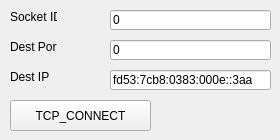
         <widget class="QWidget" name="tab_5">
          <attribute name="title">
           <string>TCP Connect</string>
          </attribute>
          <widget class="QLabel" name="label_19">
           <property name="geometry">
            <rect>
             <x>10</x>
             <y>10</y>
             <width>47</width>
             <height>13</height>
            </rect>
           </property>
           <property name="text">
            <string>Socket ID</string>
           </property>
          </widget>
          <widget class="QLabel" name="label_20">
           <property name="geometry">
            <rect>
             <x>10</x>
             <y>40</y>
             <width>47</width>
             <height>13</height>
            </rect>
           </property>
           <property name="text">
            <string>Dest Port</string>
           </property>
          </widget>
          <widget class="QLabel" name="label_21">
           <property name="geometry">
            <rect>
             <x>10</x>
             <y>70</y>
             <width>47</width>
             <height>13</height>
            </rect>
           </property>
           <property name="text">
            <string>Dest IP</string>
           </property>
          </widget>
          <widget class="QPushButton" name="Button_tcpConnect">
           <property name="geometry">
            <rect>
             <x>10</x>
             <y>100</y>
             <width>141</width>
             <height>31</height>
            </rect>
           </property>
           <property name="text">
            <string>TCP_CONNECT</string>
           </property>
          </widget>
          <widget class="QLineEdit" name="tcpConnectSocketID">
           <property name="geometry">
            <rect>
             <x>110</x>
             <y>10</y>
             <width>161</width>
             <height>20</height>
            </rect>
           </property>
           <property name="text">
            <string>0</string>
           </property>
          </widget>
          <widget class="QLineEdit" name="tcpConnectDestPort">
           <property name="geometry">
            <rect>
             <x>110</x>
             <y>40</y>
             <width>161</width>
             <height>20</height>
            </rect>
           </property>
           <property name="text">
            <string>0</string>
           </property>
          </widget>
          <widget class="QLineEdit" name="tcpConnectDestIP">
           <property name="geometry">
            <rect>
             <x>110</x>
             <y>70</y>
             <width>161</width>
             <height>20</height>
            </rect>
           </property>
           <property name="text">
            <string>fd53:7cb8:0383:000e::3aa</string>
           </property>
          </widget>
         </widget>
